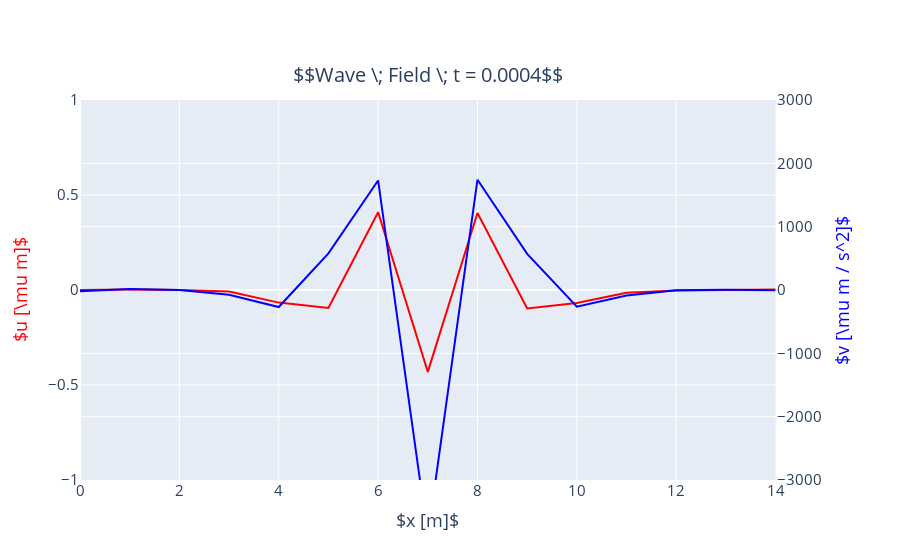

Here is the notebook cell this chart was saved with:
### Code cell
plot_uv(results[1]['field']['u'][idx], results[1]['field']['v'][idx], results[1]['times'][idx], plot_v=True).show(backend='svg')

### Figure 1 — Plotly figure (JSON) as saved in the notebook; plotly's stock layout.template omitted (floating-point values rounded to 4 significant figures)
{"data": [{"line": {"color": "blue"}, "mode": "lines", "name": "$v [\\mu m / s^2]$", "showlegend": false, "type": "scatter", "x": [0, 1, 2, 3, 4, 5, 6, 7, 8, 9, 10, 11, 12, 13, 14], "xaxis": "x", "y": [-18.91, 15.96, -0.6389, -74.92, -269.2, 577.8, 1729.0, -3887.0, 1741.0, 569.6, -262.2, -88.28, -5.153, 2.542, -5.257], "yaxis": "y2"}, {"line": {"color": "red"}, "mode": "lines", "name": "$u [\\mu m]$", "showlegend": false, "type": "scatter", "x": [0, 1, 2, 3, 4, 5, 6, 7, 8, 9, 10, 11, 12, 13, 14], "xaxis": "x", "y": [0.0002681, 0.002842, -0.0002941, -0.007762, -0.06636, -0.09466, 0.4091, -0.431, 0.4049, -0.09687, -0.0687, -0.01467, -0.003211, -5.235e-05, 0.002904], "yaxis": "y"}], "layout": {"annotations": [{"font": {"size": 20}, "showarrow": false, "text": "$$Wave \\; Field \\; t = 0.0004$$", "x": 0.47, "xanchor": "center", "xref": "paper", "y": 1, "yanchor": "bottom", "yref": "paper", "yshift": 10}], "font": {"size": 15}, "xaxis": {"anchor": "y", "domain": [0, 0.94], "title": {"text": "$x [m]$"}}, "yaxis": {"anchor": "x", "domain": [0, 1], "exponentformat": "e", "range": [-1, 1], "showexponent": "all", "title": {"font": {"color": "red"}, "text": "$u [\\mu m]$"}}, "yaxis2": {"anchor": "x", "exponentformat": "e", "overlaying": "y", "range": [-3000, 3000], "showexponent": "all", "side": "right", "title": {"font": {"color": "blue"}, "text": "$v [\\mu m / s^2]$"}}}}
